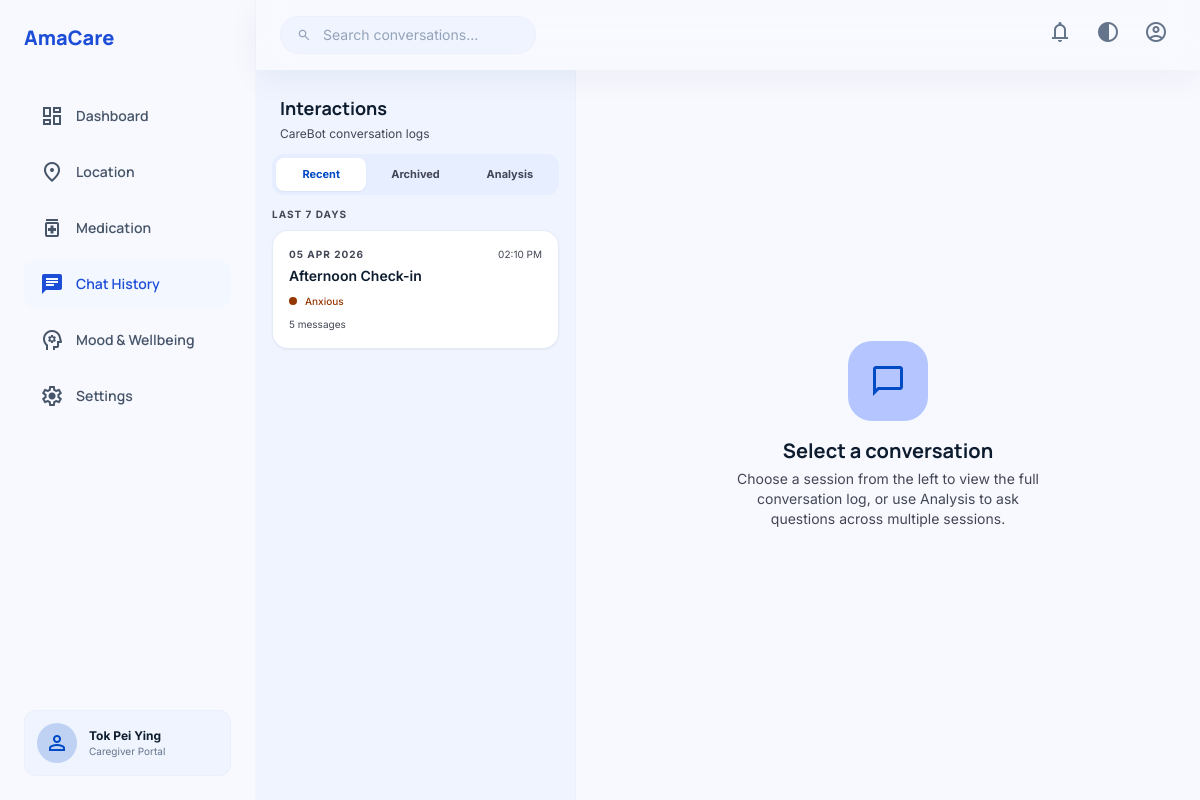
Screenshot of /chat/ (signed in) with the database file from the repository.
### dashboard/models.py (models this page shows, shortened)
class ChatSession(models.Model):
    MOOD_CHOICES = [
        ('calm',       'Calm'),
        ('happy',      'Happy'),
        ('anxious',    'Anxious'),
        ('distressed', 'Distressed'),
        ('confused',   'Confused'),
        ('neutral',    'Neutral'),
    ]
    patient    = models.ForeignKey('Patient', on_delete=models.CASCADE, related_name='chat_sessions')
    title      = models.CharField(max_length=200, blank=True)   # auto-generated or device label
    started_at = models.DateTimeField(default=timezone.now)
    ended_at   = models.DateTimeField(null=True, blank=True)
    dominant_mood = models.CharField(max_length=20, choices=MOOD_CHOICES, blank=True)
    flags         = models.TextField(blank=True)   # e.g. "Pain mentioned, Loneliness"
    message_count = models.PositiveIntegerField(default=0)
    class Meta:
        ordering = ['-started_at']
    @property
    def is_today(self):
        return self.started_at.date() == timezone.localdate()
    @property
    def is_yesterday(self):
        from datetime import timedelta
        return self.started_at.date() == timezone.localdate() - timedelta(days=1)

### dashboard/views.py (the view)
# urls.py: path("chat/", login_required(views.chat), name="chat"),
@login_required
def chat(request):
    patient = _get_patient(request.user)
    if patient:
        cutoff = _seven_days_ago()
        recent_sessions = ChatSession.objects.filter(
            patient=patient,
            started_at__gte=cutoff,
        ).order_by('-started_at')
        archived_sessions = ChatSession.objects.filter(
            patient=patient,
            started_at__lt=cutoff,
        ).order_by('-started_at')
    else:
        recent_sessions = ChatSession.objects.none()
        archived_sessions = ChatSession.objects.none()
    return render(request, 'chat.html', {
        'patient': patient,
        'recent_sessions': recent_sessions,
        'archived_sessions': archived_sessions,
    })

### dashboard/views.py (called while the page is built)
def _get_patient(user):
    return Patient.objects.filter(caregiver=user).first()

def _seven_days_ago():
    return timezone.now() - timedelta(days=7)

### dashboard/templates/chat.html (shortened to what this page needs)
<!DOCTYPE html>
<html class="light" lang="en">
<head>
  <script src="https://cdn.tailwindcss.com?plugins=forms,container-queries"></script>
  <script id="tailwind-config">
    tailwind.config = {
      darkMode: "class",
      theme: {
        extend: {
          colors: {
            "tertiary-container": "#bc4800",
            "on-secondary": "#ffffff",
            "inverse-on-surface": "#eaf1ff",
            "on-primary-fixed": "#00174b",
            "surface-tint": "#0053db",
            "on-secondary-container": "#006f66",
            "surface-dim": "#ccdbf3",
            "on-secondary-fixed-variant": "#005049",
            "tertiary-fixed-dim": "#ffb596",
            "surface-container-high": "#dce9ff",
            "surface-bright": "#f8f9ff",
            "error-container": "#ffdad6",
            "secondary-container": "#86f2e4",
            "surface-container": "#e6eeff",
            "on-error-container": "#93000a",
            "surface-container-highest": "#d5e3fc",
            "on-tertiary-fixed-variant": "#7d2d00",
            "outline-variant": "#c3c6d7",
            "on-secondary-fixed": "#00201d",
            "secondary-fixed-dim": "#6bd8cb",
            "surface-container-low": "#eff4ff",
            "on-primary-fixed-variant": "#003ea8",
            "outline": "#737686",
            "tertiary-fixed": "#ffdbcd",
            "on-error": "#ffffff",
            "on-surface-variant": "#434655",
            "on-tertiary": "#ffffff",
            "primary-fixed": "#dbe1ff",
            "on-primary-container": "#eeefff",
            "on-tertiary-container": "#ffede6",
            "on-background": "#0d1c2e",
            "surface-container-lowest": "#ffffff",
            "error": "#ba1a1a",
            "tertiary": "#943700",
            "primary-fixed-dim": "#b4c5ff",
            "background": "#f8f9ff",
            "on-primary": "#ffffff",
            "primary-container": "#2563eb",
            "surface": "#f8f9ff",
            "on-surface": "#0d1c2e",
            "inverse-surface": "#233144",
            "secondary": "#006a61",
            "inverse-primary": "#b4c5ff",
            "surface-variant": "#d5e3fc",
            "on-tertiary-fixed": "#360f00",
            "primary": "#004ac6",
            "secondary-fixed": "#89f5e7"
          },
          fontFamily: {
            "headline": ["Manrope"],
            "body": ["Inter"],
            "label": ["Inter"]
          },
          borderRadius: { "DEFAULT": "0.25rem", "lg": "0.5rem", "xl": "0.75rem", "full": "9999px" },
        },
      },
    }
  </script>
</head>
<body class="bg-surface font-body text-on-surface">
  <aside class="h-screen w-64 fixed left-0 top-0 overflow-y-auto bg-surface flex flex-col gap-y-2 p-6 z-40 hidden md:flex border-r border-outline-variant/10">
    <div class="text-xl font-extrabold text-blue-700 mb-8 font-headline">AmaCare</div>
    <nav class="flex flex-col gap-y-2">
      <a class="flex items-center gap-3 px-4 py-3 text-slate-600 hover:text-blue-600 hover:bg-slate-100/50 rounded-xl transition-all font-headline text-sm font-semibold" href="{% url 'dashboard' %}">
        <span class="material-symbols-outlined">dashboard</span> Dashboard
      </a>
      <a class="flex items-center gap-3 px-4 py-3 text-slate-600 hover:text-blue-600 hover:bg-slate-100/50 rounded-xl transition-all font-headline text-sm font-semibold" href="{% url 'location' %}">
        <span class="material-symbols-outlined">location_on</span> Location
      </a>
      <a class="flex items-center gap-3 px-4 py-3 text-slate-600 hover:text-blue-600 hover:bg-slate-100/50 rounded-xl transition-all font-headline text-sm font-semibold" href="{% url 'medication' %}">
        <span class="material-symbols-outlined">medication</span> Medication
      </a>
      <a class="flex items-center gap-3 px-4 py-3 text-blue-700 bg-blue-50/50 rounded-xl transition-all font-headline text-sm font-semibold" href="{% url 'chat' %}">
        <span class="material-symbols-outlined" style="font-variation-settings: 'FILL' 1;">chat</span> Chat History
      </a>
      <a class="flex items-center gap-3 px-4 py-3 text-slate-600 hover:text-blue-600 hover:bg-slate-100/50 rounded-xl transition-all font-headline text-sm font-semibold" href="{% url 'mood' %}">
        <span class="material-symbols-outlined">psychology</span> Mood &amp; Wellbeing
      </a>
      <a class="flex items-center gap-3 px-4 py-3 text-slate-600 hover:text-blue-600 hover:bg-slate-100/50 rounded-xl transition-all font-headline text-sm font-semibold" href="{% url 'settings' %}">
        <span class="material-symbols-outlined">settings</span> Settings
      </a>
    </nav>
    <div class="mt-auto pt-6">
      <div class="flex items-center gap-3 p-3 bg-surface-container-low rounded-xl border border-outline-variant/10">
        {% if user.is_authenticated %}
        <div class="w-10 h-10 rounded-full bg-primary/20 flex items-center justify-center">
          <span class="material-symbols-outlined text-primary">person</span>
        </div>
        <div class="overflow-hidden">
          <p class="text-xs font-bold truncate">{{ user.get_full_name|default:user.username }}</p>
          <p class="text-[10px] text-slate-500 truncate">Caregiver Portal</p>
        </div>
        {% endif %}
      </div>
    </div>
  </aside>
  <main class="md:ml-64 min-h-screen flex flex-col">
    <header class="bg-surface/70 backdrop-blur-xl sticky top-0 z-50 flex justify-between items-center w-full px-6 py-3 shadow-[0_8px_32px_0_rgba(0,23,75,0.05)]">
      <div class="flex items-center gap-4">
        <div class="hidden md:flex bg-surface-container-low px-4 py-2 rounded-full items-center gap-3 w-64 border border-outline-variant/10">
          <span class="material-symbols-outlined text-slate-400 text-sm">search</span>
          <input id="global-search" class="bg-transparent border-none focus:ring-0 text-sm w-full p-0 placeholder-slate-400" placeholder="Search conversations..." type="text" />
        </div>
      </div>
      <div class="flex items-center gap-2">
        <button class="p-2 hover:bg-blue-50/50 rounded-full transition-colors text-slate-500">
          <span class="material-symbols-outlined">notifications</span>
        </button>
        <button class="p-2 hover:bg-blue-50/50 rounded-full transition-colors text-slate-500">
          <span class="material-symbols-outlined">contrast</span>
        </button>
        <button class="p-2 hover:bg-blue-50/50 rounded-full transition-colors text-slate-500">
          <span class="material-symbols-outlined">account_circle</span>
        </button>
      </div>
    </header>
    <section class="flex-1 flex overflow-hidden h-[calc(100vh-64px)]">
      <div class="w-80 bg-surface-container-low flex flex-col border-r border-outline-variant/10 overflow-hidden">
        <div class="p-6 pb-3">
          <h2 class="font-headline text-lg font-bold text-on-surface mb-1">Interactions</h2>
          <p class="text-xs text-on-surface-variant">CareBot conversation logs</p>
        </div>
        <div class="px-4 pb-3">
          <div class="flex bg-surface-container rounded-xl p-1 gap-1">
            <button onclick="switchTab('recent')" id="tab-recent"
              class="tab-btn flex-1 text-[11px] font-bold py-2 px-2 rounded-lg transition-all text-primary bg-surface-container-lowest shadow-sm">
              Recent
            </button>
            <button onclick="switchTab('archived')" id="tab-archived"
              class="tab-btn flex-1 text-[11px] font-bold py-2 px-2 rounded-lg transition-all text-on-surface-variant hover:text-on-surface">
              Archived
            </button>
            <button onclick="switchTab('analysis')" id="tab-analysis"
              class="tab-btn flex-1 text-[11px] font-bold py-2 px-2 rounded-lg transition-all text-on-surface-variant hover:text-on-surface">
              Analysis
            </button>
          </div>
        </div>
        <div id="panel-recent" class="tab-panel active flex-1 flex-col overflow-hidden">
          <div class="px-4 pb-2">
            <p class="text-[10px] font-bold uppercase tracking-widest text-on-surface-variant">Last 7 Days</p>
          </div>
          <div class="flex-1 overflow-y-auto px-4 pb-6 space-y-2 no-scrollbar" id="recent-list">
            {% if recent_sessions %}
              {% for session in recent_sessions %}
              <button onclick="loadSession({{ session.id }})"
                data-session-id="{{ session.id }}"
                class="session-item w-full text-left p-4 rounded-2xl hover:bg-surface-container-high transition-all group {% if forloop.first %}bg-surface-container-lowest shadow-sm border border-primary/10{% endif %}">
                <div class="flex justify-between items-start mb-1">
                  <span class="text-[10px] font-bold uppercase tracking-widest
                    {% if session.is_today %}text-primary
                    {% elif session.is_yesterday %}text-on-surface-variant
                    {% else %}text-on-surface-variant{% endif %}">
                    {% if session.is_today %}Today
                    {% elif session.is_yesterday %}Yesterday
                    {% else %}{{ session.started_at|date:"d M Y" }}{% endif %}
                  </span>
                  <span class="text-[10px] text-on-surface-variant">{{ session.started_at|time:"h:i A" }}</span>
                </div>
                <p class="text-sm font-semibold text-on-surface truncate group-hover:text-primary transition-colors">
                  {{ session.title|default:"Untitled Session" }}
                </p>
                {% if session.dominant_mood %}
                <div class="flex items-center gap-2 mt-2">
                  <span class="inline-block w-2 h-2 rounded-full
                    {% if session.dominant_mood == 'calm' %}bg-secondary
                    {% elif session.dominant_mood == 'anxious' %}bg-tertiary
                    {% elif session.dominant_mood == 'distressed' %}bg-error
                    {% else %}bg-outline-variant{% endif %}">
                  </span>
                  <span class="text-[10px] font-medium capitalize
                    {% if session.dominant_mood == 'calm' %}text-secondary
                    {% elif session.dominant_mood == 'anxious' %}text-tertiary
                    {% elif session.dominant_mood == 'distressed' %}text-error
                    {% else %}text-on-surface-variant{% endif %}">
                    {{ session.dominant_mood }}
                  </span>
                </div>
                {% endif %}
                <div class="mt-2 text-[10px] text-on-surface-variant">{{ session.message_count }} message{{ session.message_count|pluralize }}</div>
              </button>
              {% endfor %}
            {% endif %}
          </div>
        </div>
      </div>
      <div class="flex-1 flex flex-col bg-surface relative overflow-hidden">
        <div id="empty-state" class="flex-1 flex flex-col items-center justify-center gap-4 text-center p-12">
          <div class="w-20 h-20 rounded-3xl bg-primary-fixed-dim flex items-center justify-center">
            <span class="material-symbols-outlined text-4xl text-primary">chat_bubble_outline</span>
          </div>
          <div>
            <h2 class="font-headline font-bold text-xl text-on-surface mb-1">Select a conversation</h2>
            <p class="text-sm text-on-surface-variant max-w-xs">Choose a session from the left to view the full conversation log, or use Analysis to ask questions across multiple sessions.</p>
          </div>
        </div>
      </div>
    </section>
  </main>
</body>
</html>

### dashboard/templates/chat.html (style rules this page uses)
.material-symbols-outlined { font-variation-settings: 'FILL' 0, 'wght' 400, 'GRAD' 0, 'opsz' 24; }
.no-scrollbar { -ms-overflow-style: none; scrollbar-width: none; }
.tab-panel { display: none; }
.tab-panel.active { display: flex; }

### rows the page displays
ChatSession: started_at "05 APR 2026", started_at "02:10 PM", title "Afternoon Check-in", dominant_mood "Anxious", message_count "5"

### other values shown
{{ user.get_full_name|default:user.username }} "Tok Pei Ying"
